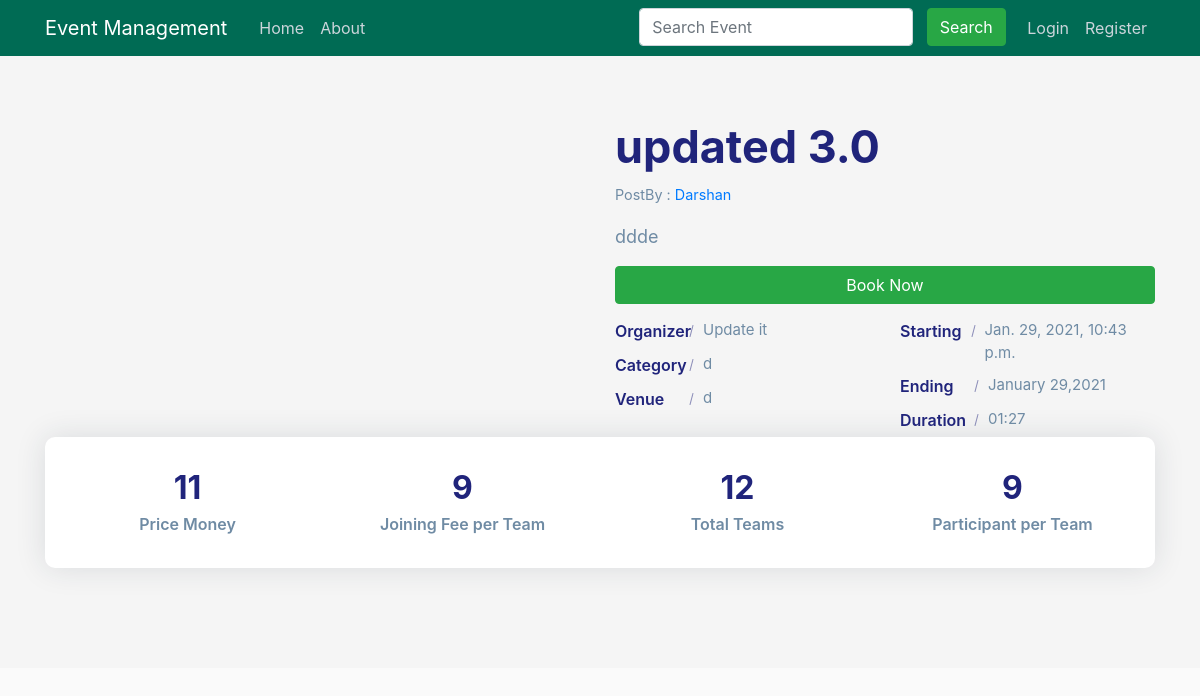
Before: /event_details/35 with the older database file.
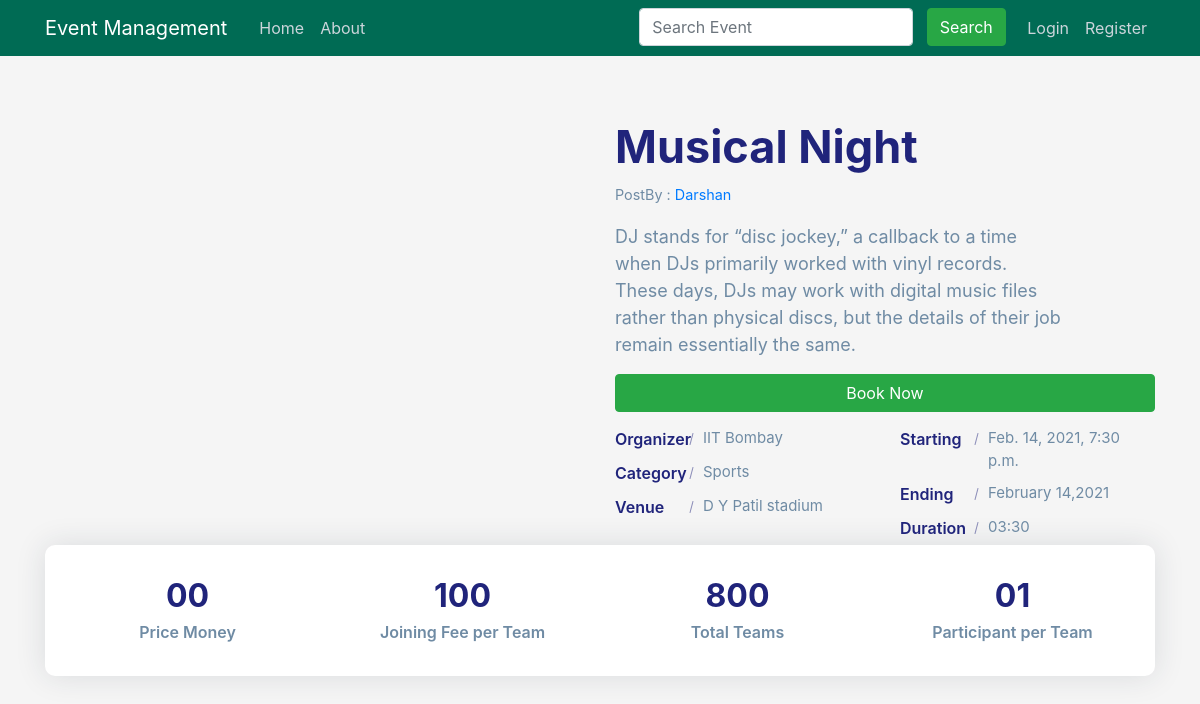
After: the same page with the newer database file.
### event/models.py (models this page shows, shortened)
class Eventlist(models.Model):
    postby = models.ForeignKey(User, on_delete=models.CASCADE, null=True)
    thumbnail = models.ImageField(
        default='event.jpg', null=True, blank=True, upload_to='events_thumbnail')
    title = models.CharField(max_length=100)
    description = models.TextField()
    organizer = models.CharField(max_length=100)
    joiningfees = models.CharField(max_length=10)
    pricemoney = models.CharField(max_length=10)
    members = models.CharField(max_length=5, null=True)
    link = models.CharField(max_length=100)
    Eventtime = models.CharField(max_length=20)
    venue = models.TextField()
    StartingDate = models.DateTimeField(blank=False, null=True)
    Endingdate = models.DateTimeField(blank=False, null=True)
    Category = models.CharField(max_length=50, default="")
    numberofseats = models.CharField(max_length=50, null=True)

### event/views.py (the view)
# urls.py: path('event_details/<int:my_id>', views.event_details, name='event_details'),
def event_details(request, my_id):
    obj = Eventlist.objects.get(id=my_id)
    uid = request.user.id
    try:
        obj1 = EventBook.objects.get(eventid=my_id, userid=uid)
    except EventBook.DoesNotExist:
        obj1 = None
    return render(request, 'event/event_details.html', {'obj': obj, 'obj1': obj1})

### event/templates/event/event_details.html (shortened to what the changed rows need)
{% load static %}
<!DOCTYPE html>
<html lang="en">
<head>
    <link rel="stylesheet" href="https://maxcdn.bootstrapcdn.com/bootstrap/4.0.0/css/bootstrap.min.css"
>
    <link rel="stylesheet" type="text/css" href="{% static 'event/main.css' %}">
</head>
<body>
    <section class="section about-section gray-bg" id="about">
        <div class="container">
            <div class="row align-items-center flex-row-reverse">
                <div class="col-lg-6">
                    <div class="about-text go-to">
                        <h3 class="dark-color">{{ obj.title}}</h3>
                        <p><small>PostBy :
                                <a href="/user_Details/{{obj.postby.username}}">{{obj.postby.username}}</a></small></p>
                        <p>{{ obj.description }}</p>
                        <form action="/booked/{{obj.id}}" method="POST">
                            {%ifequal user.profile.usertype "Organizer" %}
                            <h6 class="theme-color lead">Registration link : </h6>
                            <p><a class="article-content" href="{{ obj.link }}">{{ obj.link }}</a></p>
                            {%else%}
                            {% if obj1 %}
                            {% if obj1.booking %}
                            <h6 class="theme-color lead">Registration link : </h6>
                            <p><a class="article-content" href="{{ obj.link }}">{{ obj.link }}</a></p>
                            {% else %}
                            <input type="submit" class="btn btn-success btn-block" name="BookThis" value="Book Now">
                            {% endif %}
                            {%else%}
                            <input type="submit" class="btn btn-success btn-block" name="BookThis" value="Book Now">
                            {% endif %}
                            {%endifequal%}
                        </form>
                        <div class="row about-list">
                            <div class="col-md-6">
                                <div class="media">
                                    <label>Organizer</label>
                                    <p>{{ obj.organizer }}</p>
                                </div>
                                <div class="media">
                                    <label>Category</label>
                                    <p>{{ obj.Category }}</p>
                                </div>
                                <div class="media">
                                    <label>Venue</label>
                                    <p>{{ obj.venue }}</p>
                                </div>
                            </div>
                            <div class="col-md-6">
                                <div class="media">
                                    <label>Starting</label>
                                    <p>{{ obj.StartingDate }}</p>
                                </div>
                                <div class="media">
                                    <label>Ending</label>
                                    <p>{{ obj.Endingdate|date:"F d,Y" }}</p>
                                </div>
                                <div class="media">
                                    <label>Duration</label>
                                    <p>{{obj.Eventtime}}</p>
                                </div>
                            </div>
                        </div>
                    </div>
                </div>
            </div>
            <div class="counter">
                <div class="row">
                    <div class="col-6 col-lg-3">
                        <div class="count-data text-center">
                            <h6 class="count h2" data-to="500" data-speed="500">{{obj.pricemoney}}</h6>
                            <p class="m-0px font-w-600">Price Money</p>
                        </div>
                    </div>
                    <div class="col-6 col-lg-3">
                        <div class="count-data text-center">
                            <h6 class="count h2" data-to="150" data-speed="150">{{ obj.joiningfees }}</h6>
                            <p class="m-0px font-w-600">Joining Fee per Team</p>
                        </div>
                    </div>
                    <div class="col-6 col-lg-3">
                        <div class="count-data text-center">
                            <h6 class="count h2" data-to="850" data-speed="850">{{obj.numberofseats}}</h6>
                            <p class="m-0px font-w-600">Total Teams</p>
                        </div>
                    </div>
                    <div class="col-6 col-lg-3">
                        <div class="count-data text-center">
                            <h6 class="count h2" data-to="190" data-speed="190">{{obj.members}}</h6>
                            <p class="m-0px font-w-600">Participant per Team</p>
                        </div>
                    </div>
                </div>
            </div>
        </div>
    </section>
</body>
</html>

Changed rows visible on the page:
changed Eventlist "Darshan": title "updated 3.0" → "Musical Night"; description "ddde" → "DJ stands for “disc jockey,” a callback to a time when DJs primarily worked with vinyl records. These days, DJs may work with digital music files rather than physical discs, but the details of their job remain essentially the same."; organizer "Update it" → "IIT Bombay"; Category "d" → "Sports"; venue "d" → "D Y Patil stadium"; StartingDate "Jan. 29, 2021, 10:43 p.m." → "Feb. 14, 2021, 7:30 p.m."; Endingdate "January 29,2021" → "February 14,2021"; Eventtime "01:27" → "03:30"; pricemoney "11" → "00"; joiningfees "9" → "100"; numberofseats "12" → "800"; members "9" → "01"
